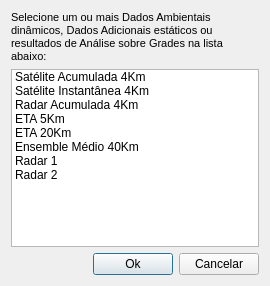
<?xml version="1.0" encoding="UTF-8"?>
<ui version="4.0">
 <class>GridListDialogForm</class>
 <widget class="QDialog" name="GridListDialogForm">
  <property name="geometry">
   <rect>
    <x>0</x>
    <y>0</y>
    <width>270</width>
    <height>286</height>
   </rect>
  </property>
  <property name="windowTitle">
   <string>Dados de Entrada</string>
  </property>
  <property name="windowIcon">
   <iconset resource="icons.qrc">
    <normaloff>:/data/icons/dado_grid.png</normaloff>:/data/icons/dado_grid.png</iconset>
  </property>
  <layout class="QVBoxLayout">
   <item>
    <widget class="QLabel" name="label">
     <property name="text">
      <string>&lt;!DOCTYPE HTML PUBLIC &quot;-//W3C//DTD HTML 4.0//EN&quot; &quot;http://www.w3.org/TR/REC-html40/strict.dtd&quot;&gt;
&lt;html&gt;&lt;head&gt;&lt;meta name=&quot;qrichtext&quot; content=&quot;1&quot; /&gt;&lt;style type=&quot;text/css&quot;&gt;
p, li { white-space: pre-wrap; }
&lt;/style&gt;&lt;/head&gt;&lt;body style=&quot; font-family:'MS Shell Dlg 2'; font-size:8pt; font-weight:400; font-style:normal;&quot;&gt;
&lt;p style=&quot; margin-top:0px; margin-bottom:0px; margin-left:0px; margin-right:0px; -qt-block-indent:0; text-indent:0px;&quot;&gt;Selecione um ou mais Dados Ambientais dinâmicos, Dados Adicionais estáticos ou resultados de Análise sobre Grades na lista abaixo:&lt;/p&gt;&lt;/body&gt;&lt;/html&gt;</string>
     </property>
     <property name="wordWrap">
      <bool>true</bool>
     </property>
    </widget>
   </item>
   <item>
    <widget class="QListWidget" name="listWidget">
     <item>
      <property name="text">
       <string>Satélite Acumulada 4Km</string>
      </property>
      <property name="icon">
       <iconset resource="icons.qrc">
        <normaloff>:/data/icons/dado_grid.png</normaloff>:/data/icons/dado_grid.png</iconset>
      </property>
     </item>
     <item>
      <property name="text">
       <string>Satélite Instantânea 4Km</string>
      </property>
      <property name="icon">
       <iconset resource="icons.qrc">
        <normaloff>:/data/icons/dado_grid.png</normaloff>:/data/icons/dado_grid.png</iconset>
      </property>
     </item>
     <item>
      <property name="text">
       <string>Radar Acumulada 4Km</string>
      </property>
      <property name="icon">
       <iconset resource="icons.qrc">
        <normaloff>:/data/icons/dado_grid.png</normaloff>:/data/icons/dado_grid.png</iconset>
      </property>
     </item>
     <item>
      <property name="text">
       <string>ETA 5Km</string>
      </property>
      <property name="icon">
       <iconset resource="icons.qrc">
        <normaloff>:/data/icons/dado_grid.png</normaloff>:/data/icons/dado_grid.png</iconset>
      </property>
     </item>
     <item>
      <property name="text">
       <string>ETA 20Km</string>
      </property>
      <property name="icon">
       <iconset resource="icons.qrc">
        <normaloff>:/data/icons/dado_grid.png</normaloff>:/data/icons/dado_grid.png</iconset>
      </property>
     </item>
     <item>
      <property name="text">
       <string>Ensemble Médio 40Km</string>
      </property>
      <property name="icon">
       <iconset resource="icons.qrc">
        <normaloff>:/data/icons/dado_grid.png</normaloff>:/data/icons/dado_grid.png</iconset>
      </property>
     </item>
     <item>
      <property name="text">
       <string>Radar 1</string>
      </property>
      <property name="icon">
       <iconset resource="icons.qrc">
        <normaloff>:/data/icons/dado_grid.png</normaloff>:/data/icons/dado_grid.png</iconset>
      </property>
     </item>
     <item>
      <property name="text">
       <string>Radar 2</string>
      </property>
      <property name="icon">
       <iconset resource="icons.qrc">
        <normaloff>:/data/icons/dado_grid.png</normaloff>:/data/icons/dado_grid.png</iconset>
      </property>
     </item>
    </widget>
   </item>
   <item>
    <layout class="QHBoxLayout">
     <item>
      <spacer>
       <property name="orientation">
        <enum>Qt::Horizontal</enum>
       </property>
       <property name="sizeHint" stdset="0">
        <size>
         <width>40</width>
         <height>20</height>
        </size>
       </property>
      </spacer>
     </item>
     <item>
      <widget class="QPushButton" name="okBtn">
       <property name="toolTip">
        <string>&lt;html&gt;&lt;head&gt;&lt;meta name=&quot;qrichtext&quot; content=&quot;1&quot; /&gt;&lt;style type=&quot;text/css&quot;&gt;
p, li { white-space: pre-wrap; }
&lt;/style&gt;&lt;/head&gt;&lt;body style=&quot; font-family:'MS Shell Dlg 2'; font-size:8.25pt; font-weight:400; font-style:normal;&quot;&gt;
&lt;p style=&quot; margin-top:0px; margin-bottom:0px; margin-left:0px; margin-right:0px; -qt-block-indent:0; text-indent:0px;&quot;&gt;Salvar alterações&lt;/p&gt;&lt;/body&gt;&lt;/html&gt;</string>
       </property>
       <property name="text">
        <string>Ok</string>
       </property>
       <property name="icon">
        <iconset resource="icons.qrc">
         <normaloff>:/global/icons/ok.png</normaloff>:/global/icons/ok.png</iconset>
       </property>
      </widget>
     </item>
     <item>
      <widget class="QPushButton" name="cancelBtn">
       <property name="toolTip">
        <string>&lt;html&gt;&lt;head&gt;&lt;meta name=&quot;qrichtext&quot; content=&quot;1&quot; /&gt;&lt;style type=&quot;text/css&quot;&gt;
p, li { white-space: pre-wrap; }
&lt;/style&gt;&lt;/head&gt;&lt;body style=&quot; font-family:'MS Shell Dlg 2'; font-size:8.25pt; font-weight:400; font-style:normal;&quot;&gt;
&lt;p style=&quot; margin-top:0px; margin-bottom:0px; margin-left:0px; margin-right:0px; -qt-block-indent:0; text-indent:0px; font-size:8pt;&quot;&gt;Cancelar alterações&lt;/p&gt;&lt;/body&gt;&lt;/html&gt;</string>
       </property>
       <property name="text">
        <string>Cancelar</string>
       </property>
       <property name="icon">
        <iconset resource="icons.qrc">
         <normaloff>:/global/icons/cancel.png</normaloff>:/global/icons/cancel.png</iconset>
       </property>
      </widget>
     </item>
    </layout>
   </item>
  </layout>
 </widget>
 <resources>
  <include location="icons.qrc"/>
 </resources>
 <connections/>
</ui>
